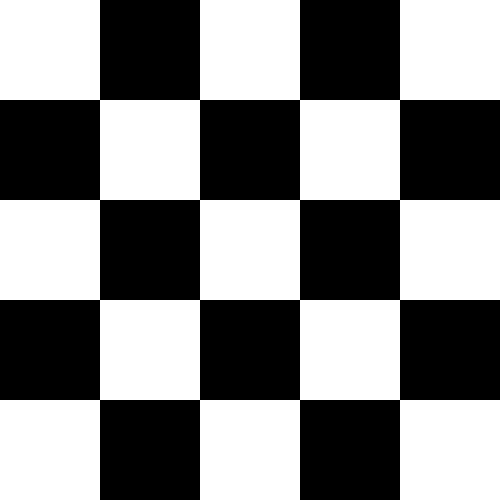
//> input picture Computer_Vision/test_code/resources/chess_pattern.png, 500 x 500 px
$ ./7_2_1   (built with g++ and OpenCV 4)
//> lines starting //> are read from the running program, lines starting //| are printed output that depends on the picture; after the words box and inside, x2 and y2 are one past the last pixel; in counts of white or black regions, pixels touching at a corner belong together
// g++ $(pkg-config --cflags --libs opencv) 7_2_1.cpp -o ./exe/7_2_1

#include <opencv2/opencv.hpp>
#include <iostream>

using namespace cv ;
using namespace std ;

int
main () {
    Mat image = imread("./resources/chess_pattern.png") ;
//> image is the input picture: 500 rows x 500 cols, CV_8UC3; 52% white; 1 black region, box (x1, y1, x2, y2) and area: (0, 0, 500, 500) 120000
    Mat result = image.clone() ;

    cvtColor(image, image, CV_BGR2GRAY) ;

    Mat edge ;
    Canny(image, edge, 50, 200, 3) ;
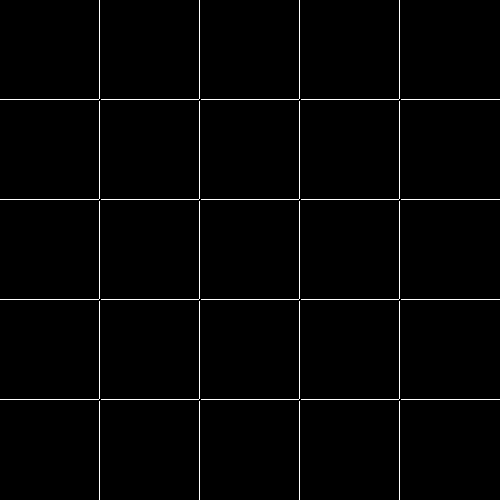
//> edge: 500 rows x 500 cols, CV_8UC1; 1.6% white in thin lines or dots

    vector<Vec2f> lines ;
    HoughLines(edge, lines, 1, CV_PI / 180, 150) ;
//> lines = 8 lines (rho, theta): [99, 0], [199, 0], [299, 0], [399, 0], [99, 1.57], [199, 1.57], [299, 1.57], [399, 1.57]

    for ( int i = 0 ; i < lines.size() ; i++ ) {
        float rho = lines[i][0] ;
        float theta = lines[i][1] ;
        float a = cos(theta) ;
        float b = sin(theta) ;

        float x0 = a * rho ;
        float y0 = b * rho ;

        Point p1 = Point(cvRound(x0 + 1000 * (-b)), cvRound(y0 + 1000 * a)) ;
        Point p2 = Point(cvRound(x0-1000 * (-b)), cvRound(y0 - 1000 * a)) ;

        line(result, p1, p2, Scalar(0, 0, 255), 3, 8) ;
    }
//> this loop made 8 passes
//> (rho, theta, a, b, x0, y0, p1, p2) on passes 1 to 8: (99, 0, 1, 0, 99, 0, Point(99, 1000), Point(99, -1000)), (199, 0, 1, 0, 199, 0, Point(199, 1000), Point(199, -1000)), (299, 0, 1, 0, 299, 0, Point(299, 1000), Point(299, -1000)), (399, 0, 1, 0, 399, 0, Point(399, 1000), Point(399, -1000)), (99, 1.57, -4.37e-08, 1, -4.33e-06, 99, Point(-1000, 99), Point(1000, 99)), (199, 1.57, -4.37e-08, 1, -8.7e-06, 199, Point(-1000, 199), Point(1000, 199)), (299, 1.57, -4.37e-08, 1, -1.31e-05, 299, Point(-1000, 299), Point(1000, 299)), (399, 1.57, -4.37e-08, 1, -1.74e-05, 399, Point(-1000, 399), Point(1000, 399))
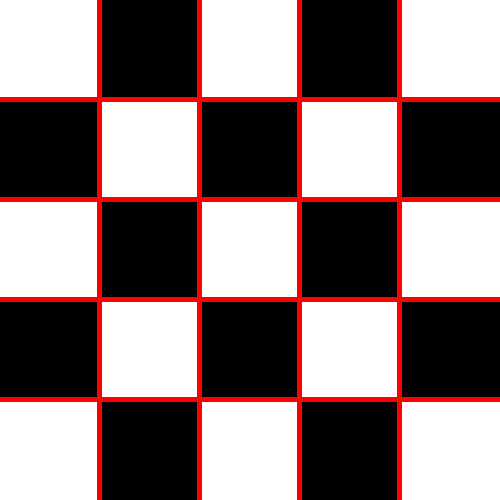
//> result: 500 rows x 500 cols, CV_8UC3; 7.84% of pixels changed, all inside (x1, y1, x2, y2) = (0, 0, 500, 500)

    imshow("input image", image) ;
    imshow("edge", edge) ;
    imshow("Hough Transform", result) ;

    waitKey(0) ;
    return 0 ;
}

$ run again, with Computer_Vision/test_code/resources/hand.png copied over Computer_Vision/test_code/resources/chess_pattern.png
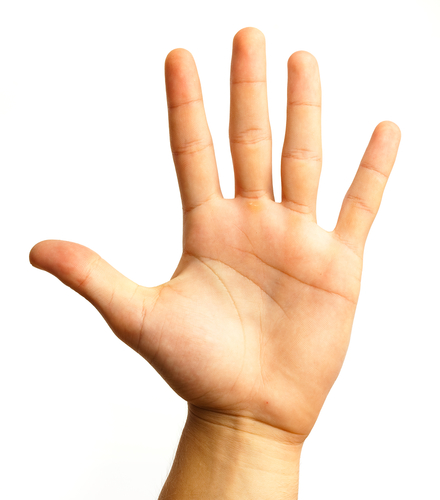
//> input picture Computer_Vision/test_code/resources/hand.png, 440 x 500 px
//> image is the input picture: 500 rows x 440 cols, CV_8UC3; mean B, G, R 210.3, 226.7, 246.1
//> `cvtColor(image, image, CV_BGR2GRAY) ;`:
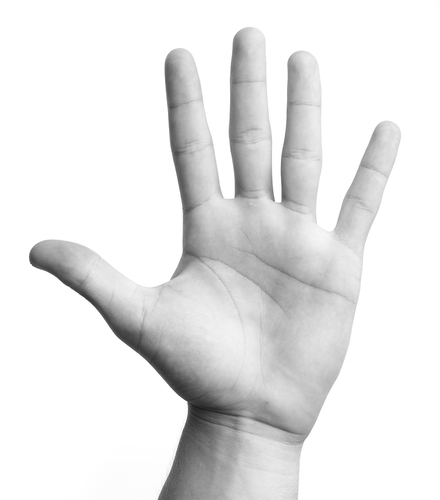
//> image: 500 rows x 440 cols, CV_8UC1; min 29, max 255, mean 230.7
//> `Canny(image, edge, 50, 200, 3) ;`:
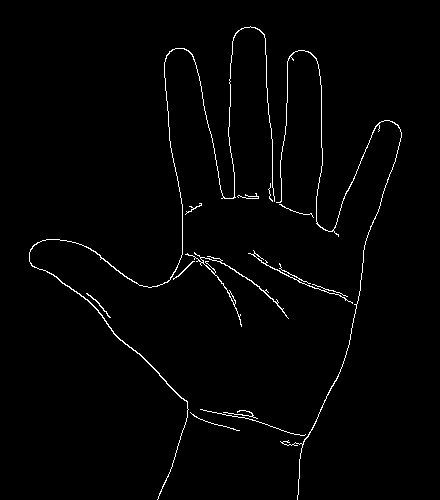
//> edge: 500 rows x 440 cols, CV_8UC1; 1.6% white in thin lines or dots, all inside (x1, y1, x2, y2) = (29, 26, 402, 500)
//> lines = empty
